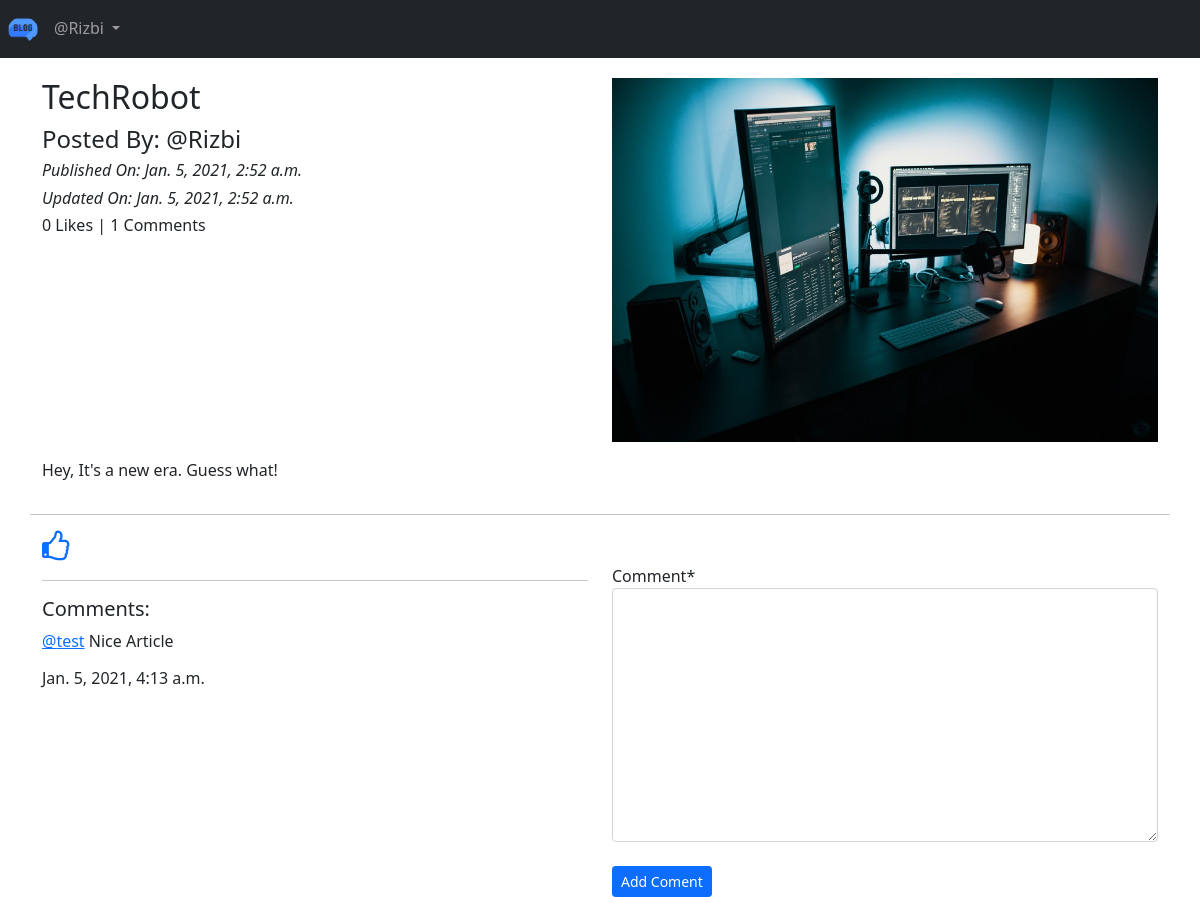
Page /blog/details/TechRobot1f41e40b-6aa2-40ae-9823-6dbde5270200 (signed in) on the earlier database version.
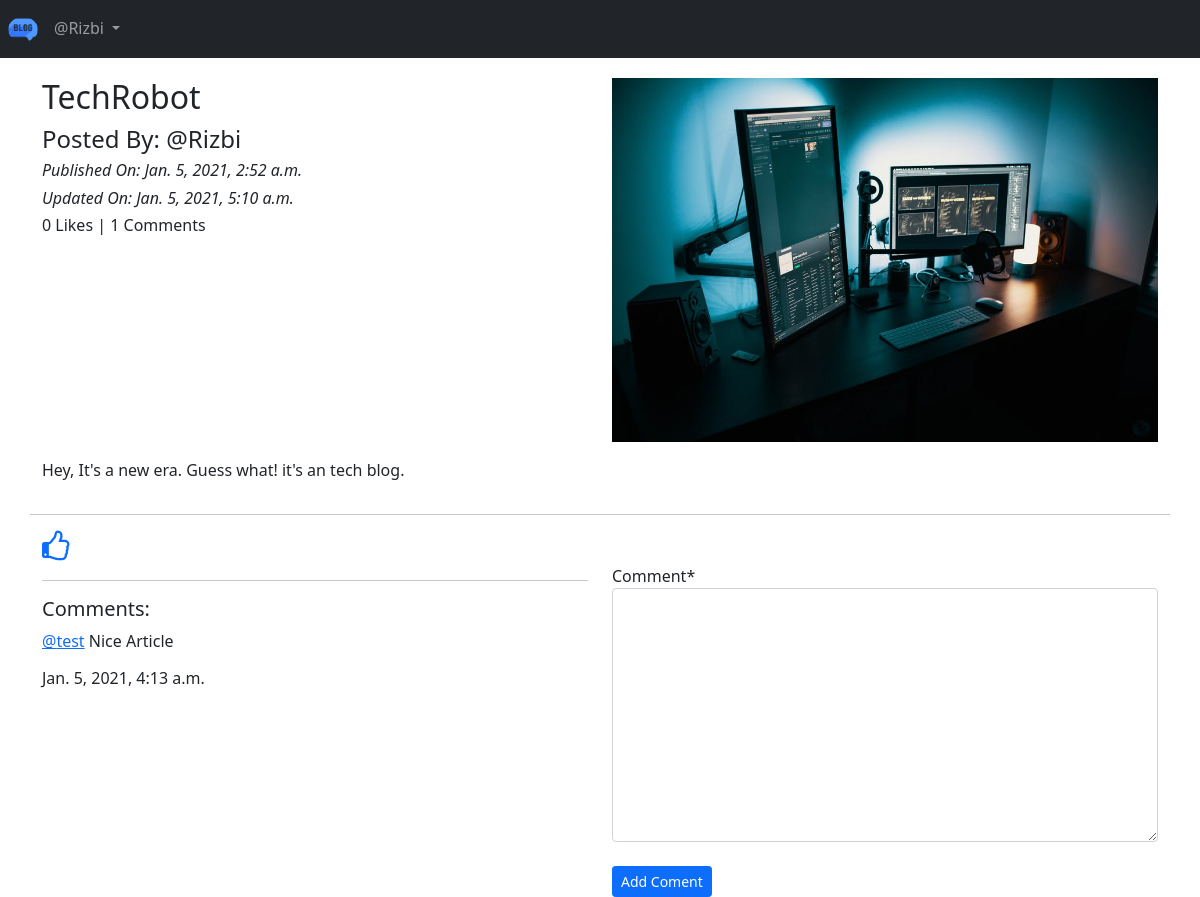
Same page on the later database version.
### App_Blog/models.py (models this page shows, shortened)
class Blog(models.Model):
    author = models.ForeignKey(User, on_delete = models.CASCADE, related_name = 'post_author')
    blog_title = models.CharField(max_length = 264, verbose_name = "Put a Title")
    slug = models.SlugField(max_length = 264, unique=True)
    blog_content = models.TextField(verbose_name="What is on your mind?")
    blog_image = models.ImageField(upload_to='blog_images', verbose_name = "Image")
    publish_date = models.DateTimeField(auto_now_add=True)
    update_date = models.DateTimeField(auto_now=True)
    class Meta:
        ordering = ['-publish_date']

class Comment(models.Model):
    blog = models.ForeignKey(Blog, on_delete=models.CASCADE, related_name = 'blog_comment')
    user = models.ForeignKey(User, on_delete=models.CASCADE, related_name ='user_comment')
    comment = models.TextField()
    comment_date = models.DateTimeField(auto_now_add=True)
    class Meta:
        ordering = ['-comment_date']

### App_Blog/views.py (the view, shortened to what this page needs)
# urls.py: path('details/<slug:slug>', views.blog_details, name='blog_details'),
@login_required
def blog_details(request, slug):
    blog = Blog.objects.get(slug=slug)
    comment_form = CommentForm()
    already_liked = Likes.objects.filter(blog=blog, user = request.user)
    if already_liked:
        liked = True
    else:
        liked = False
    return render(request, 'App_Blog/blog_details.html', context ={'blog':blog, 'comment_form':comment_form,'liked':liked})

### App_Blog/forms.py
class CommentForm(forms.ModelForm):
    class Meta:
        model = Comment
        fields = ('comment',)

### templates/App_Blog/blog_details.html (shortened to what this page needs)
{% extends 'base.html' %}
{% load crispy_forms_tags %}
{% block body_block %}
<div class="row">
  <div class="col-sm-6">
    <h2>{{blog.blog_title}}</h2>
    <h4>Posted By: @{{blog.author}}</h4>
    <i>
      <h6>Published On: {{blog.publish_date}}</h6>
    </i>
    <i>
      <h6>Updated On: {{blog.update_date}}</h6>
    </i>
    <h6>{{blog.liked_blog.count}} Likes | {{blog.blog_comment.count}} Comments
  </div>
  <div class="col-sm-6">
    <img src='/media/{{blog.blog_image}}' width="100%">
  </div>
  <p>{{blog.blog_content|linebreaks}}</p>
  <hr>
</div>
{% if not liked %}
<a href="{% url 'App_Blog:liked_post' pk=blog.pk%}">
  <i class="fa fa-thumbs-o-up fa-2x" aria-hidden="true"></i>
</a>
{% else %}
<a href="{% url 'App_Blog:unliked_post' pk=blog.pk%}">
  <i class="fa fa-thumbs-o-down fa-2x" aria-hidden="true"></i>
</a>
{% endif %}
<div class="row">
  <div class="col-sm-6">
    <hr>
    <h5>Comments: </h5>
    {% for comment in blog.blog_comment.all %}
      <p><a href="#">@{{comment.user}}</a> {{comment.comment}}<br><h6>{{comment.comment_date}}</h6></p>
    {% endfor %}
  </div>
  <div class="col-sm-6">
    <form method="POST">
      {{comment_form|crispy}}
      <br>
      <button type="submit" class="btn btn-primary btn-sm">Add Coment</button>
    </form>
  </div>
</div>
{% endblock%}

### templates/base.html (shortened to what this page needs)
<!DOCTYPE html>
<html lang="en" dir="ltr">
  <head>
    <head>
       <link href="https://cdn.jsdelivr.net/npm/bootstrap@5.0.0-beta1/dist/css/bootstrap.min.css" rel="stylesheet">
       <link rel="stylesheet" href="https://cdnjs.cloudflare.com/ajax/libs/font-awesome/4.7.0/css/font-awesome.min.css">
     </head>
     <body>
       <nav class = "navbar navbar-expand-sm bg-dark navbar-dark">
         <ul class = "navbar-nav">
           <li class = "nav-item active">
             <a class = "nav-link" href = "{% url 'index' %}">
             <img src="/media/logo.png" class="rounded-circle" width="30px" height="25px">
           </a>
           </li>
           {% if user.is_authenticated %}
           <div class="nav-item dropdown">
             <a class="nav-link dropdown-toggle" href="#" id="navbarNavDarkDropdown" role="button" data-bs-toggle="dropdown" aria-expanded="false">
              @{{user.username}}
            </a>
           </div>
           {% endif %}
         </ul>
       </nav>
       <div class = "container" style="padding-top:20px">
         {% block body_block %}
         {% endblock %}
       </div>
     </body>
   </html>

Differences in the rows shown:
changed Blog "TechRobot": update_date "Jan. 5, 2021, 2:52 a.m." → "Jan. 5, 2021, 5:10 a.m."; blog_content "Hey, It's a new era. Guess what!" → "Hey, It's a new era. Guess what! it's an tech blog."
